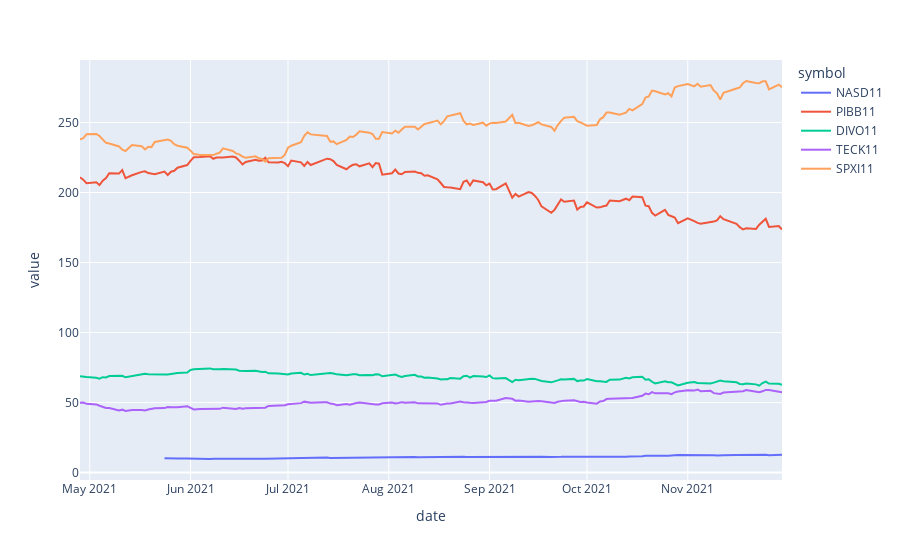

Notebook code cell kept with this figure:
### Code cell
new = data[["NASD11", "PIBB11", "DIVO11", "SPXI11"]]
px.line(new.loc["2021-4-28":])

### Figure 1 — Plotly figure (JSON) as saved in the notebook; plotly's stock layout.template omitted (floating-point values rounded to 4 significant figures; data arrays with more than 128 entries replaced by an {"elided": "..."} marker saying what was removed)
{"data": [{"hovertemplate": "symbol=NASD11<br>date=%{x}<br>value=%{y}<extra></extra>", "legendgroup": "NASD11", "line": {"color": "#636efa", "dash": "solid"}, "marker": {"symbol": "circle"}, "mode": "lines", "name": "NASD11", "orientation": "v", "showlegend": true, "type": "scatter", "x": {"elided": "149 str values"}, "xaxis": "x", "y": {"elided": "149 float values"}, "yaxis": "y"}, {"hovertemplate": "symbol=PIBB11<br>date=%{x}<br>value=%{y}<extra></extra>", "legendgroup": "PIBB11", "line": {"color": "#EF553B", "dash": "solid"}, "marker": {"symbol": "circle"}, "mode": "lines", "name": "PIBB11", "orientation": "v", "showlegend": true, "type": "scatter", "x": {"elided": "149 str values"}, "xaxis": "x", "y": {"elided": "149 float values"}, "yaxis": "y"}, {"hovertemplate": "symbol=DIVO11<br>date=%{x}<br>value=%{y}<extra></extra>", "legendgroup": "DIVO11", "line": {"color": "#00cc96", "dash": "solid"}, "marker": {"symbol": "circle"}, "mode": "lines", "name": "DIVO11", "orientation": "v", "showlegend": true, "type": "scatter", "x": {"elided": "149 str values"}, "xaxis": "x", "y": {"elided": "149 float values"}, "yaxis": "y"}, {"hovertemplate": "symbol=TECK11<br>date=%{x}<br>value=%{y}<extra></extra>", "legendgroup": "TECK11", "line": {"color": "#ab63fa", "dash": "solid"}, "marker": {"symbol": "circle"}, "mode": "lines", "name": "TECK11", "orientation": "v", "showlegend": true, "type": "scatter", "x": {"elided": "149 str values"}, "xaxis": "x", "y": {"elided": "149 float values"}, "yaxis": "y"}, {"hovertemplate": "symbol=SPXI11<br>date=%{x}<br>value=%{y}<extra></extra>", "legendgroup": "SPXI11", "line": {"color": "#FFA15A", "dash": "solid"}, "marker": {"symbol": "circle"}, "mode": "lines", "name": "SPXI11", "orientation": "v", "showlegend": true, "type": "scatter", "x": {"elided": "149 str values"}, "xaxis": "x", "y": {"elided": "149 float values"}, "yaxis": "y"}], "layout": {"legend": {"title": {"text": "symbol"}, "tracegroupgap": 0}, "margin": {"t": 60}, "xaxis": {"anchor": "y", "domain": [0, 1], "title": {"text": "date"}}, "yaxis": {"anchor": "x", "domain": [0, 1], "title": {"text": "value"}}}}
